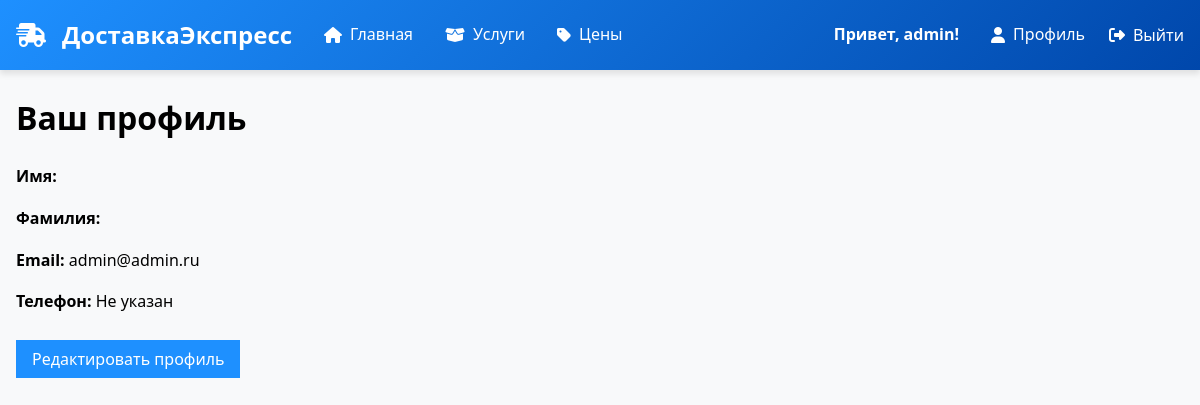
Page /profile/ (signed in) on the committed database.
### delivery/models.py (models this page shows, shortened)
class CustomUser(AbstractUser):
    phone = models.CharField(max_length=20, verbose_name="Телефон", blank=True)
    first_name = models.CharField(max_length=30, verbose_name="Имя", blank=False)
    last_name = models.CharField(max_length=30, verbose_name="Фамилия", blank=False)
    class Meta:
        verbose_name = "Пользователь"
        verbose_name_plural = "Пользователи"

### delivery/views.py (the view)
# urls.py: path('profile/', views.profile, name='profile'),
@login_required
def profile(request):
    return render(request, 'profile.html', {'user': request.user})

### templates/profile.html (shortened to what this page needs)
{% extends "base.html" %}
{% block content %}
    <h1>Ваш профиль</h1>
    <div style="max-width: 400px;">
        <p><strong>Имя:</strong> {{ user.first_name }}</p>
        <p><strong>Фамилия:</strong> {{ user.last_name }}</p>
        <p><strong>Email:</strong> {{ user.email }}</p>
        <p><strong>Телефон:</strong> {{ user.phone|default:"Не указан" }}</p>
        <div style="margin-top: 2rem;">
            <a href="#" style="background: #1e90ff; color: white; padding: 0.5rem 1rem; text-decoration: none;">
                Редактировать профиль
            </a>
        </div>
    </div>
{% endblock %}

### templates/base.html (shortened to what this page needs)
<!DOCTYPE html>
<html lang="ru">
<head>
    <link rel="stylesheet" href="https://cdnjs.cloudflare.com/ajax/libs/font-awesome/6.4.0/css/all.min.css">
</head>
<body>
    <header>
        <div class="container">
            <nav>
                <div class="left-nav">
                    <a href="{% url 'home' %}" class="logo">
                        <i class="fas fa-truck-fast"></i>
                        <span>ДоставкаЭкспресс</span>
                    </a>
                    <a href="{% url 'home' %}"><i class="fas fa-home"></i> Главная</a>
                    <a href="{% url 'services' %}"><i class="fas fa-box-open"></i> Услуги</a>
                    <a href="{% url 'prices' %}"><i class="fas fa-tag"></i> Цены</a>
                </div>
                <div class="right-nav">
                    {% if user.is_authenticated %}
                        <span class="user-greeting">Привет, {{ user.username }}!</span>
                        <a href="{% url 'profile' %}"><i class="fas fa-user"></i> Профиль</a>
                        <form id="logout-form" method="post" action="{% url 'admin:logout' %}">
                            <button type="submit">
                                <i class="fas fa-sign-out-alt"></i> Выйти
                            </button>
                        </form>
                    {% else %}
                        <a href="{% url 'login' %}"><i class="fas fa-sign-in-alt"></i> Вход</a>
                        <a href="{% url 'register' %}"><i class="fas fa-user-plus"></i></a>
                    {% endif %}
                </div>
            </nav>
        </div>
    </header>
    <main class="container">
        {% block content %}{% endblock %}
    </main>
</body>
</html>

### templates/base.html (style rules this page uses)
body { font-family: 'Segoe UI', Tahoma, Geneva, Verdana, sans-serif; margin: 0; padding: 0; line-height: 1.6; background-color: #f8f9fa; }
header { background: linear-gradient(135deg, #1e90ff, #0047ab); color: white; padding: 1rem 0; box-shadow: 0 4px 6px rgba(0, 0, 0, 0.1); }
.container { max-width: 1800px; margin: 0 auto; padding: 0 1rem; }
nav { display: flex; justify-content: space-between; align-items: center; }
.left-nav, .right-nav { display: flex; align-items: center; }
.left-nav { gap: 2rem; }
.right-nav { gap: 1.5rem; }
nav a { color: white; text-decoration: none; font-weight: 500; transition: all 0.3s ease; display: flex; align-items: center; gap: 0.5rem; }
.logo { font-weight: 700; font-size: 1.5rem; display: flex; align-items: center; color: white; }
.logo i { margin-right: 0.5rem; }
.user-greeting { font-weight: 600; margin-right: 0.5rem; }
#logout-form button { background: none; border: none; color: white; font-weight: 500; font-family: inherit; font-size: inherit; cursor: pointer; display: flex; align-items: center; gap: 0.5rem; padding: 0; }

### rows in the picture
CustomUser: username "admin", email "admin@admin.ru", phone "Не указан"
